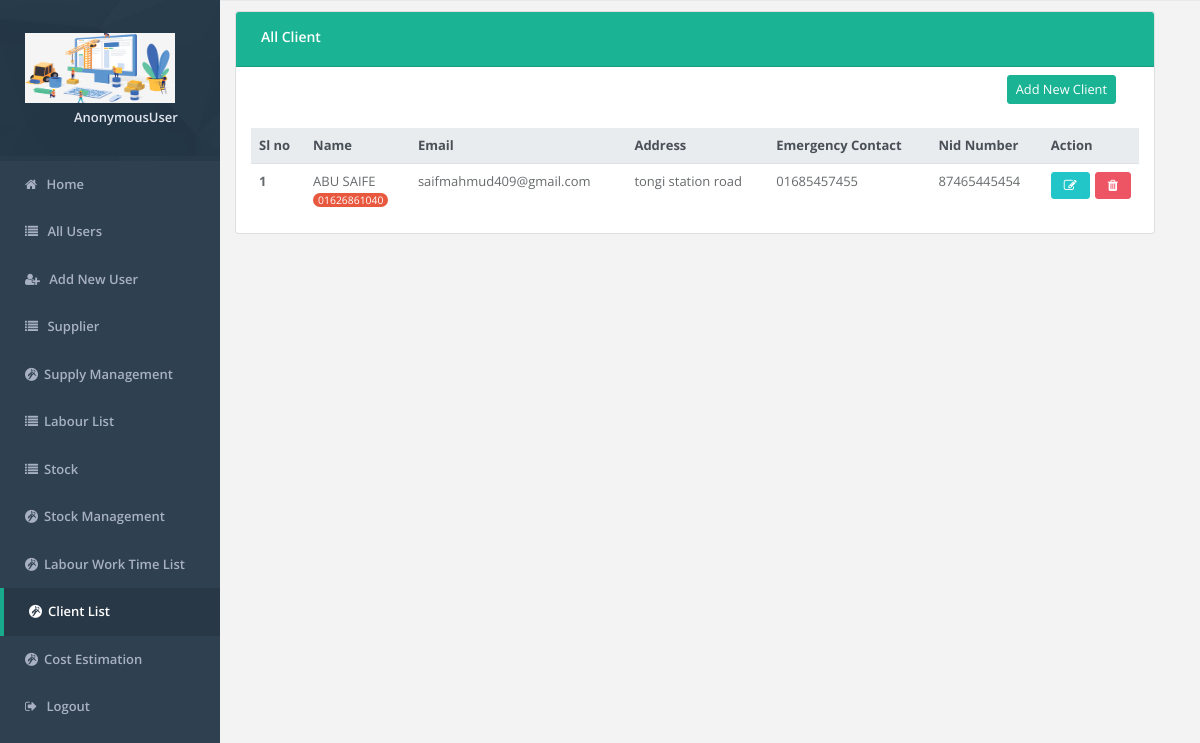
The app's page /supply/client-list/, older data.
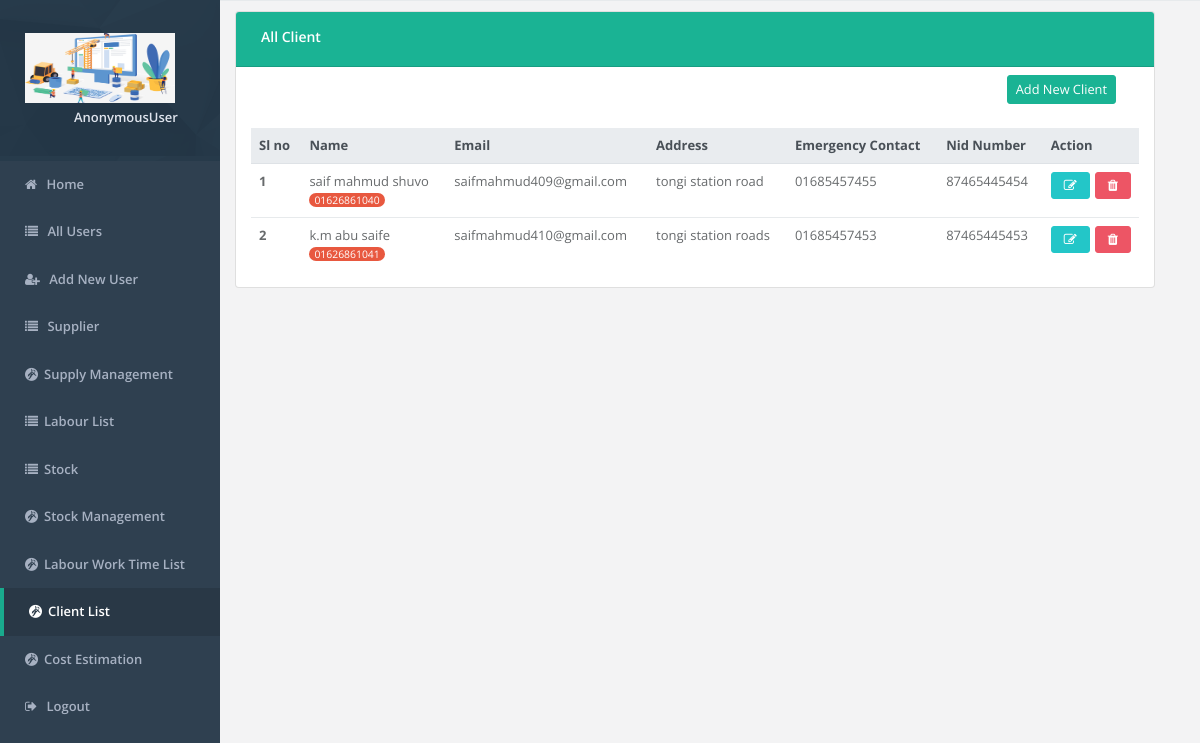
The same page, newer data.
### supply_management/models.py (models this page shows, shortened)
class Client(models.Model):
    name = models.CharField(max_length=200)
    phone = models.CharField(max_length=200)
    email = models.CharField(max_length=200)
    address = models.CharField(max_length=200)
    emergency_contact = models.CharField(max_length=200)
    date_of_birth = models.CharField(max_length=200)
    nid_number = models.CharField(max_length=200)
    photo = models.FileField()

### supply_management/views.py (the view)
# urls.py: path('client-list/', views.client_list, name="client_list"),
def client_list(request):
    client_obj = Client.objects.all()[::-1]
    context={
        "isact_clientlist":"active",
        "client":client_obj
    }
    return render(request, "client/client_list.html", context)

### templates/client/client_list.html (shortened to what this page needs)
{% include 'header.html' %}
{% load static %}
<div class="main-content" id="panel" style="margin-top:10px;">
    <div class="row">
        <div class="row container-fluid">
            <div class="col-md-12">
                <div class="card">
                    <div class="card-header bg-primary">
                        <div class="row align-items-center">
                            <h4 class="text-blod" style="padding-left:20px;">All Client</h4>
                        </div>
                    </div>
                    <div class="container-fluid">
                        <div class="col-md-12 mt-2 mb-4">
                            <div class="row align-items-center">
                                <div class="col-12">
                                    <div class="col-lg-offset-6">
                                        <a class="mr-2 btn btn-primary btn-sm float-right"
                                           href="{% url 'add_new_client' %}">
                                            Add New Client
                                        </a>
                                    </div>
                                </div>
                            </div>
                        </div>
                        <div class="table-responsive">
                            <table class="table align-items-center table-flush" id="surveyorList">
                                <thead class="thead-light">
                                <tr>
                                    <th data-sort="name">Sl no</th>
                                    <th data-sort="name">Name</th>
                                    <th data-sort="name">Email</th>
                                    <th data-sort="name">Address</th>
                                    <th data-sort="name">Emergency Contact</th>
                                    <th data-sort="name">Nid Number</th>
                                    <th>Action</th>
                                </tr>
                                </thead>
                                <tbody class="list">
                                {% for c in client %}
                                    <tr>
                                        <th scope="row"><span class="name mb-0 text-sm">{{ forloop.counter }}</span>
                                        </th>
                                        <td>
                                            <span class="status">{{ c.name }}</span><br>
                                            <small style="color:#fff;background-color:#e8583f;border-radius: 10px;padding-left:5px;padding-right:5px;">{{ c.phone }}</small>
                                        </td>
                                        <td>
                                            <span class="status">{{ c.email }}</span><br>
                                        </td>
                                        <td><span class="status">{{ c.address }}</span></td>
                                        <td><span class="status">{{ c.emergency_contact }}</span></td>
                                        <td><span class="status">{{ c.nid_number }}</span></td>
                                        <td style="width: 10%">
                                            <div class="btn-group">
                                                    <a href="{% url 'update_client' id=c.id %}" style="margin-right: 5px;"><button class="btn btn-info fa fa-edit"></button></a>
                                                    <a href="" data-toggle="modal" id="{{ c.id }}" data-target="#surve_delete{{ user.id }}">
                                                        <button class="btn btn-danger fa fa-trash"></button>
                                                    </a>
                                            </div>
                                        </td>
                                    </tr>
                                {% endfor %}
                                </tbody>
                            </table>
                        </div>
                    </div>
                </div>
            </div>
        </div>
    </div>
</div>
{% include 'footer.html' %}

### templates/header.html (shortened to what this page needs)
<!DOCTYPE html>
<html>
<head>
    {% load static %}
    <link href="{% static 'css/bootstrap.min.css' %} " rel="stylesheet">
    <link href="{% static 'font-awesome/css/font-awesome.css' %}" rel="stylesheet">
    <link rel="stylesheet" type="text/css" href="https://cdn.datatables.net/v/dt/dt-1.10.23/datatables.min.css"/>
    <link href="{% static 'css/animate.css' %}" rel="stylesheet">
    <link href="{% static 'css/style.css' %}" rel="stylesheet">
    <link href="{% static 'css/custom.css' %}" rel="stylesheet">
</head>
<nav class="navbar-default navbar-static-side" role="navigation">
    <div class="sidebar-collapse">
        <ul class="nav metismenu" id="side-menu">
            <li class="nav-header">
                <div class="dropdown profile-element ">
                    <img alt="image" class="img-fluid" style="height:70px;width:150px;background-color: whitesmoke;" src="{% static 'img/defaultpic.png' %}"/>
                    <a data-toggle="dropdown" class="dropdown-toggle" href="#">
                        <span class="block m-t-xs font-bold profile-title" style="padding-left:20px">{{ request.user }}</span>
                    </a>
                </div>
            </li>
            <li class="dashboard {{ isact_home }}">
                <a href="{% url 'home' %}"><i class="fa fa-home"></i> <span class="nav-label">Home</span></a>
            </li>
            <li class=" surveyorlist {{ isact_surveyorlist }}">
                <a href="{% url 'surveyor_list' filter='None' %}"><i class="fa fa-list"></i> <span class="nav-label">All Users</span></a>
            </li>
            <li class="createsurvey {{ isact_registersurveyor }}">
                <a href="{% url 'register_surveyor' %}"><i class="fa fa-user-plus"></i> <span class="nav-label">Add New User</span></a>
            </li>
            <li class="dashboard {{ isact_supplier }}">
                <a href="{% url 'add_supplier' %}"><i class="fa fa-list"></i> <span class="nav-label">Supplier</span></a>
            </li>
            <li class="supply {{ isact_supply }}">
                <a href="{% url 'list' %}"><i class="fa fa-grav" aria-hidden="true"></i><span class="nav-label">Supply Management</span></a>
            </li>
            <li class="supply {{ isact_labourlist }}">
                <a href="{% url 'labour_list' %}"><i class="fa fa-list" aria-hidden="true"></i><span class="nav-label">Labour List</span></a>
            </li>
            <li class="stock {{ isact_stocklist }}">
                <a href="{% url 'stock_list' %}"><i class="fa fa-list" aria-hidden="true"></i><span class="nav-label">Stock</span></a>
            </li>
            <li class="stock {{ isact_stockmanagement }}">
                <a href="{% url 'stock_management' %}"><i class="fa fa-grav" aria-hidden="true"></i><span class="nav-label">Stock Management</span></a>
            </li>
            <li class="stock {{ isact_labourworktime }}">
                <a href="{% url 'work_time_list' %}"><i class="fa fa-grav" aria-hidden="true"></i><span class="nav-label">Labour Work Time List</span></a>
            </li>
            <li class="dashboard {{ isact_clientlist }}">
                <a href="{% url 'client_list' %}"><i class="fa fa-grav" aria-hidden="true"></i><span class="nav-label">Client List</span></a>
            </li>
            <li class="dashboard {{ isact_costestimation }}">
                <a href="{% url 'cost_estimation' %}"><i class="fa fa-grav" aria-hidden="true"></i><span class="nav-label">Cost Estimation</span></a>
            </li>
            <li>
                <a href="{% url 'user_logout' %}"><i class="fa fa-sign-out"></i> <span class="nav-label"> Logout</span></a>
            </li>
        </ul>
    </div>
</nav>
<div id="page-wrapper" class="gray-bg">

### templates/footer.html (shortened to what this page needs)
{% load static %}
</body>
</html>

### static/css/custom.css (style rules this page uses)
.profile-title { margin-left: 17% ; }

Row changes from the older to the newer data that the page shows:
added Client: name "saif mahmud shuvo", phone "01626861040", email "saifmahmud409@gmail.com", address "tongi station road", emergency_contact "01685457455", nid_number "87465445454"
changed Client: name "ABU SAIFE" → "k.m abu saife"; phone "01626861040" → "01626861041"; email "saifmahmud409@gmail.com" → "saifmahmud410@gmail.com"; address "tongi station road" → "tongi station roads"; emergency_contact "01685457455" → "01685457453"; nid_number "87465445454" → "87465445453"
